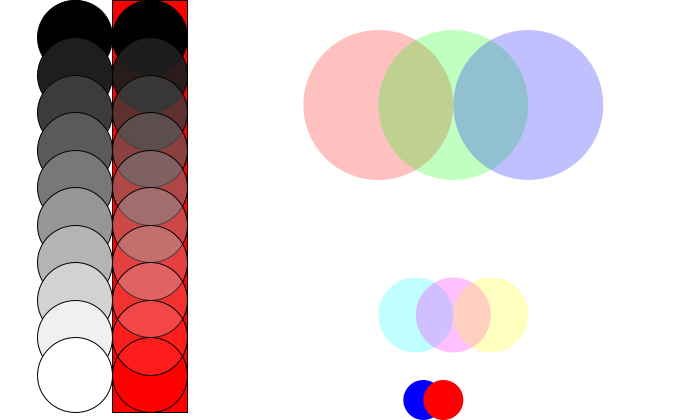
Frame 1 (no input)
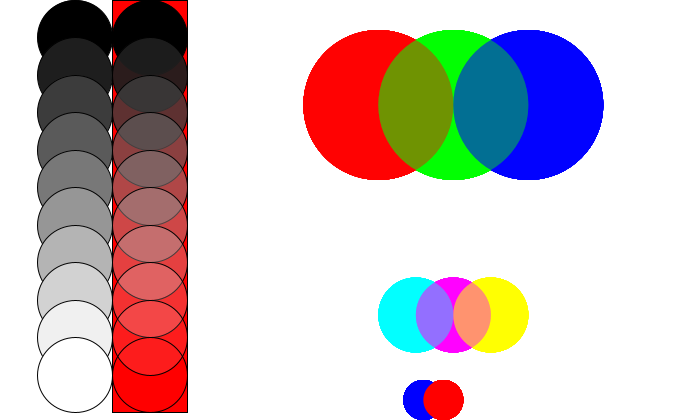
Frame 60 (the mouse pressed at the canvas centre just before this capture)
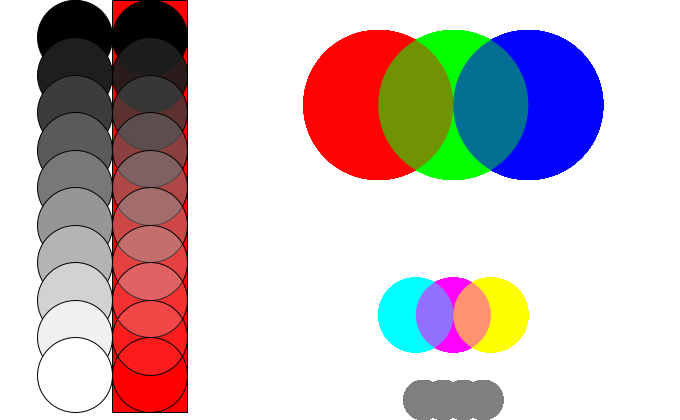
Frame 120 (the mouse held since frame 60 and released just before this capture)

The Processing sketch that drew these frames (run headless with seeded random() and noise(); from frame 60 on, the mouse is pressed at the canvas centre):

// Processing sketch: sketch_01_08_RGB_Color
// ── sketch_01_08_RGB_Color.pde
// 1. In Processing's menu bar, go to Tools > Color Selector for
//    a tool similar to those found in photo editing software.
//    It will give you the color's numerical values in Red-Green-Blue
//    and Hue-Saturation-Brightness representation, as well as
//    how to represent the color using hexadecimal notation.

void setup() {
  size(680, 420);

  // 2. When only one argument is supplied to functions such as
  //    fill, stroke, tint and background they are treated as
  //    a grayscale value ranging from 0 to 255, where 0 is black
  //    and 255 is white.
  background(255);
  fill(0);
  ellipse(75, 37.5, 75, 75);
  fill(30);
  ellipse(75, 75, 75, 75);
  fill(60);
  ellipse(75, 112.5, 75, 75);
  fill(90);
  ellipse(75, 150, 75, 75);
  fill(120);
  ellipse(75, 187.5, 75, 75);
  fill(150);
  ellipse(75, 225, 75, 75);
  fill(180);
  ellipse(75, 262.5, 75, 75);
  fill(210);
  ellipse(75, 300, 75, 75);
  fill(240);
  ellipse(75, 337.5, 75, 75);
  fill(255);
  ellipse(75, 375, 75, 75);

  // 3. When two arguments are supplied, the second is treated
  //    as alpha, or transparency, where 255 is opaque and 0 is
  //    transparent.
  
  // This red rectangle serves as relief to better demonstrate
  // the decreasing alpha.
  fill(255, 0, 0);
  rect(112.75, 0, 75, 412.5);

  fill(0, 255);
  ellipse(150, 37.5, 75, 75);
  fill(30, 240);
  ellipse(150, 75, 75, 75);
  fill(60, 210);
  ellipse(150, 112.5, 75, 75);
  fill(90, 180);
  ellipse(150, 150, 75, 75);
  fill(120, 150);
  ellipse(150, 187.5, 75, 75);
  fill(150, 120);
  ellipse(150, 225, 75, 75);
  fill(180, 90);
  ellipse(150, 262.5, 75, 75);
  fill(210, 60);
  ellipse(150, 300, 75, 75);
  fill(240, 30);
  ellipse(150, 337.5, 75, 75);
  fill(255, 0);
  ellipse(150, 375, 75, 75);

  noStroke();
}

void draw() {
  // 4. colorMode(RGB, redMax, greenMax, blueMax, alphaMax);
  //    colorMode(HSB, hueMax, saturationMax, brightnessMax, alphaMax);
  //    The colorMode function allows you to change the manner in
  //    which the parameters for fill, stroke, etc. are interpreted,
  //    as well as the range. This allows you to easily express other
  //    ranges with a color.
  colorMode(RGB, 255, 255, 255, 100);

  // PRIMARY COLORS
  // Red, with an alpha of 25%
  fill(255, 0, 0, 25);
  ellipse(width * 2 / 3.0 - 75, height / 4.0, 150, 150);

  // Green
  fill(0, 255, 0, 25);
  ellipse(width * 2 / 3.0, height / 4.0, 150, 150);

  // Blue
  fill(0, 0, 255, 25);
  ellipse(width * 2 / 3.0 + 75, height / 4.0, 150, 150);

  // SECONDARY COLORS
  // Cyan
  fill(0, 255, 255, 25);
  ellipse(width * 2 / 3.0 - 37.5, height * 3 / 4.0, 75, 75);

  // Magenta
  fill(255, 0, 255, 25);
  ellipse(width * 2 / 3.0, height * 3 / 4.0, 75, 75);

  // Yellow
  fill(255, 255, 0, 25);
  ellipse(width * 2 / 3.0 + 37.5, height * 3 / 4.0, 75, 75);

  // 5. The map function can be used to make the color of an
  //    element respond to variables such as the mouse's position.
  fill(map(mouseX, 0, width, 0, 255), 
    map(mouseY, 0, height, 0, 255), 
    map(mouseX, width, 0, 0, 255), 
    map(mouseY, height, 0, 0, 255));
  ellipse(width * 2 / 3.0 - 30, height - 20, 40, 40);

  fill(map(mouseY, height, 0, 0, 255), 
    map(mouseX, 0, width, 0, 255), 
    map(mouseY, 0, height, 0, 255), 
    map(mouseX, width, 0, 0, 255));
  ellipse(width * 2 / 3.0 - 10, height - 20, 40, 40);

  fill(map(mouseX, width, 0, 0, 255), 
    map(mouseY, height, 0, 0, 255), 
    map(mouseX, 0, width, 0, 255), 
    map(mouseY, 0, height, 0, 255));
  ellipse(width * 2 / 3.0 + 10, height - 20, 40, 40);

  fill(map(mouseY, 0, height, 0, 255), 
    map(mouseX, width, 0, 0, 255), 
    map(mouseY, height, 0, 0, 255), 
    map(mouseX, 0, width, 0, 255));
  ellipse(width * 2 / 3.0 + 30, height - 20, 40, 40);
}
